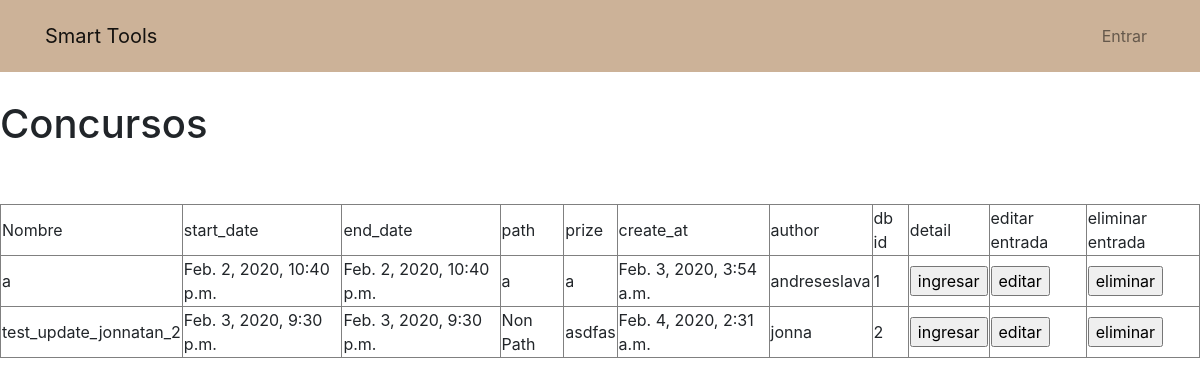
Page /contest_list on the earlier database version.
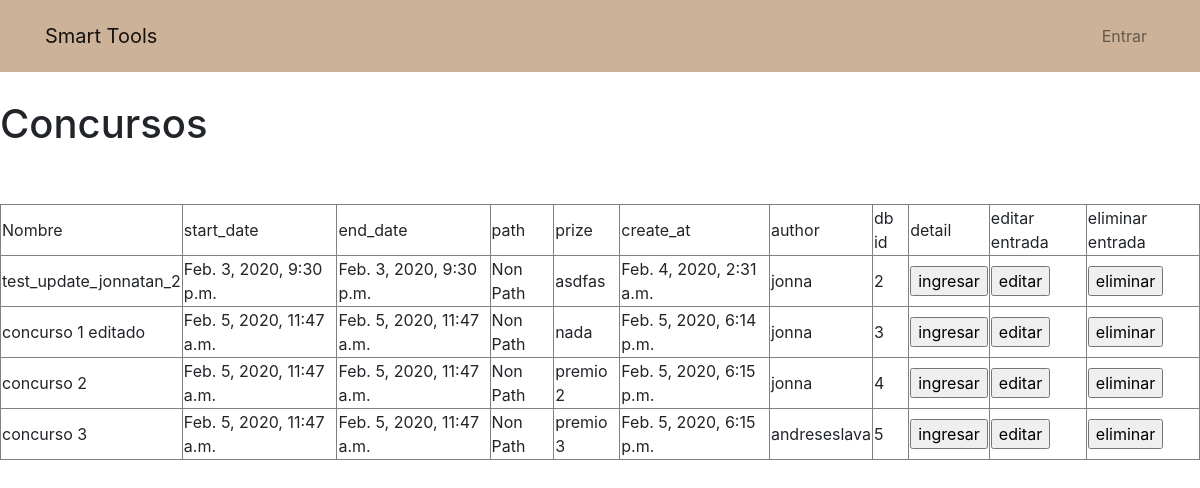
Same page on the later database version.
### contests/models.py (models this page shows, shortened)
class Contest(models.Model):
    name = models.CharField(max_length=150, default='Non Name')
    startDate = models.DateTimeField(default=datetime.now())
    endDate = models.DateTimeField(default=datetime.now())
    path = models.CharField(max_length=8, default='Non Path')
    prize = models.CharField(max_length=500, null=True)
    created_at = models.DateTimeField(auto_now_add=False)
    logo = models.FileField(upload_to='logos',null=True)
    author = models.ForeignKey(settings.AUTH_USER_MODEL, on_delete=models.CASCADE, null=False, blank=False, default=1)

### contests/views.py (the view)
# urls.py: url('contest_list', views.ContestListView.as_view(model=Contest), name='contest-list'),
class ContestListView(ListView):
    model = ContestForm
    context_object_name = "tutorials"

### contests/templates/contests/contest_list.html
{% extends 'template-out.html' %}
{% block content %}
<div>
    <h1>Concursos </h1>
</div>
<div>
    <br>
    <br>
    <table border="1px">
        <td>Nombre</td>
        <td>start_date</td>
        <td>end_date</td>
        <td>path</td>
        <td>prize</td>
        <td>create_at</td>
        <td>author</td>
        <td>db id</td>
        <td>detail</td>
        <td>editar entrada</td>
        <td>eliminar entrada</td>
        {% for tut in tutorials %}
        <tr>
            <td>{{tut.name}}</td>
            <td>{{tut.startDate}}</td>
            <td>{{tut.endDate}}</td>
            <td>{{tut.path}}</td>
            <td>{{tut.prize}}</td>
            <td>{{tut.created_at}}</td>
            <td>{{tut.author}}</td>
            <td>{{tut.id}}</td>
            <td><a href="{% url 'contest-object-list' tut.id %}"><input type="button" value="ingresar"></a></td>
            <td><a href="{% url 'contest-update' tut.id %}"><input type="button" value="editar"></a></td>
            <td><a href="{% url 'contest-delete' tut.id %}"><input type="button" value="eliminar"></a></td>
        </tr>
        {% endfor %}
    </table>
</div>
{% endblock %}

### templates/template-out.html (shortened to what this page needs)
<!doctype html>
{% load static %}
<html lang="en">
<head>
    <link rel="stylesheet" href="https://stackpath.bootstrapcdn.com/bootstrap/4.4.1/css/bootstrap.min.css"
>
    <link rel="stylesheet" type="text/css" href="{% static 'template/css/style.css' %}">
</head>
<body>
<nav style="background:rgb(153, 102, 51, 0.5)" class="navbar navbar-expand-lg navbar-light fixed-top py-3" id="mainNav">
    <div class="container">
        <a class="navbar-brand js-scroll-trigger" href="/">Smart Tools</a>
        <div class="collapse navbar-collapse" id="navbarResponsive">
            <ul class="navbar-nav ml-auto my-2 my-lg-0">
                {% if user.is_authenticated %}
                <li class="nav-item">
                    <a class="nav-link js-scroll-trigger" href="{% url 'logout' %}">Salir</a>
                </li>
                {% else %}
                <li class="nav-item">
                    <a class="nav-link js-scroll-trigger" href="{% url 'login' %}">Entrar</a>
                </li>
                {% endif %}
            </ul>
        </div>
    </div>
</nav>
<div style="position:relative;top:100px">
    {% block content %}
    {% endblock %}
</div>
</body>
</html>

Differences in the rows shown:
removed Contest: name "a", startDate "Feb. 2, 2020, 10:40 p.m.", endDate "Feb. 2, 2020, 10:40 p.m.", path "a", prize "a", created_at "Feb. 3, 2020, 3:54 a.m.", author "andreseslava", id "1"
added Contest: name "concurso 1 editado", startDate "Feb. 5, 2020, 11:47 a.m.", endDate "Feb. 5, 2020, 11:47 a.m.", path "Non Path", prize "nada", created_at "Feb. 5, 2020, 6:14 p.m.", author "jonna", id "3"
added Contest: name "concurso 2", startDate "Feb. 5, 2020, 11:47 a.m.", endDate "Feb. 5, 2020, 11:47 a.m.", path "Non Path", prize "premio 2", created_at "Feb. 5, 2020, 6:15 p.m.", author "jonna", id "4"
added Contest: name "concurso 3", startDate "Feb. 5, 2020, 11:47 a.m.", endDate "Feb. 5, 2020, 11:47 a.m.", path "Non Path", prize "premio 3", created_at "Feb. 5, 2020, 6:15 p.m.", author "andreseslava", id "5"
